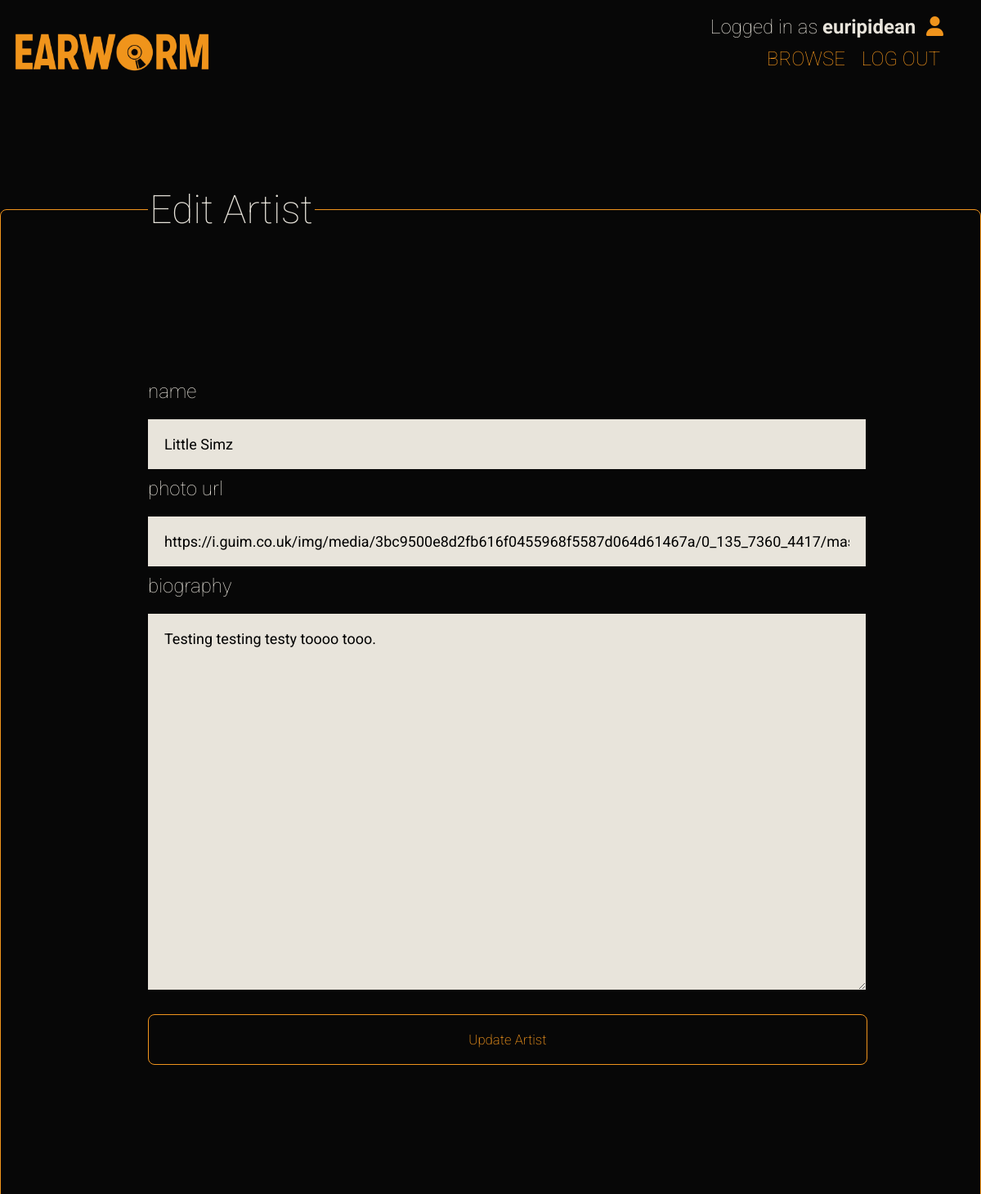
The app's page /edit/2 (signed in, upper part), older data.
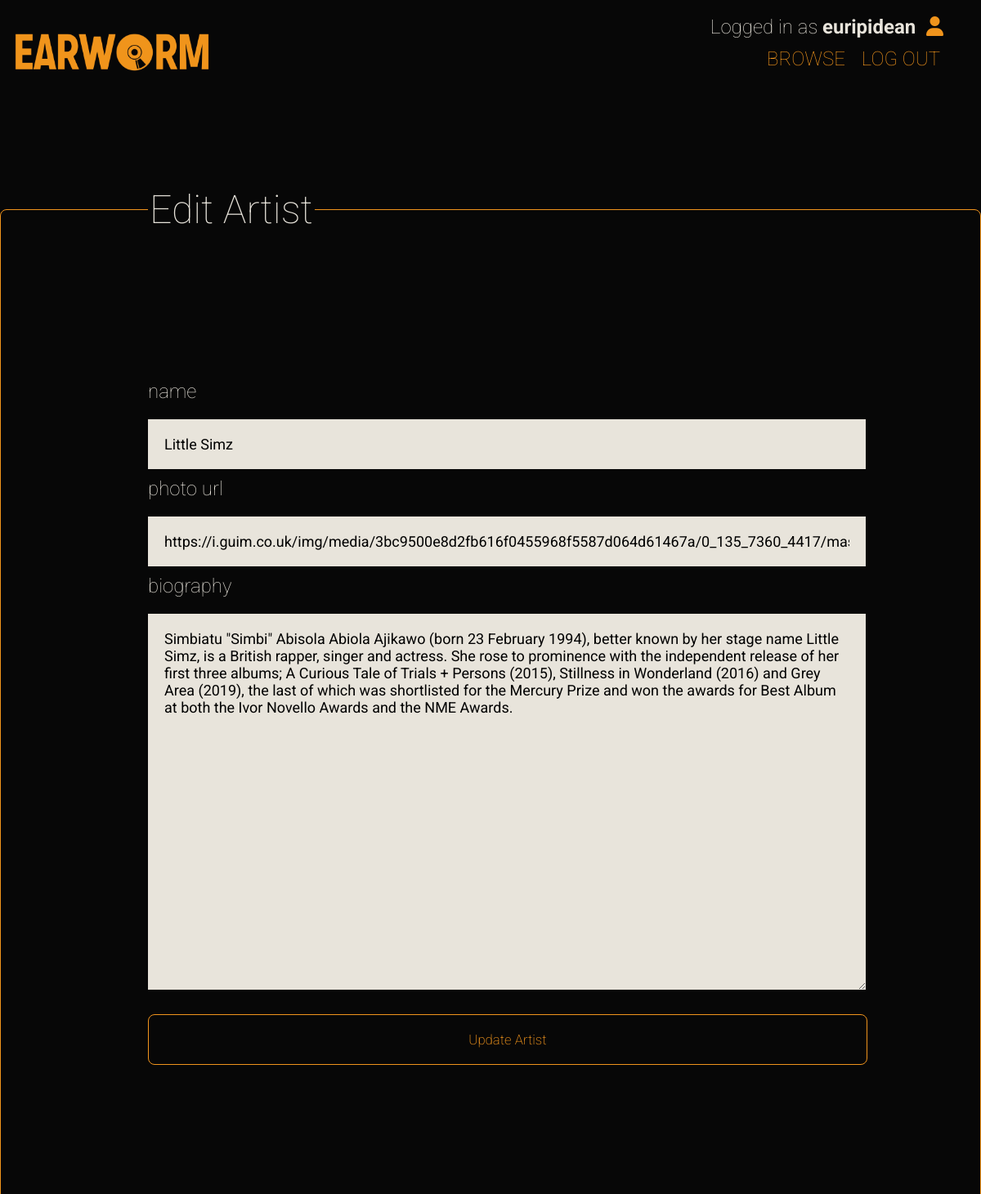
The same page, newer data.
### earworm/models.py (models this page shows, shortened)
class User(UserMixin, db.Model):
    __tablename__ = 'users'
    id = db.Column(db.Integer, primary_key=True)
    username = db.Column(db.String(150), nullable=False)
    password = db.Column(db.String(255), nullable=False)
    avatar_url = db.Column(db.String(255), nullable=True)
    public = db.Column(db.Boolean, nullable=False, default=True)
    liked_artists = db.relationship('Artist', secondary="artist_listeners", backref='user', lazy=True)

class Artist(db.Model):
    __tablename__ = 'artists'
    id = db.Column(db.Integer, primary_key=True)
    name = db.Column(db.String(255), nullable=False)
    bio = db.Column(db.String(9000), nullable=True)
    photo_url = db.Column(URLType, nullable=True)
    listeners = db.relationship('User', secondary="artist_listeners" , backref='artist', lazy=True)

### earworm/main/routes.py (the view, shortened to what this page needs)
@main.route('/edit/<artist_id>', methods=['GET','POST'])
@login_required
def edit_artist(artist_id):
    artist = Artist.query.get(artist_id)
    form = ArtistUpdateForm(obj=artist)
    artist = Artist.query.get(artist_id)
    return render_template('Artists/artist_edit.html', artist=artist, form=form)

### earworm/main/forms.py
class ArtistUpdateForm(ArtistMixin):
    submit = SubmitField('Update Artist')

### earworm/extensions.py (called while the page is built)
@login_manager.user_loader
def load_user(user_id):
    return User.query.get(user_id)

### earworm/templates/Artists/artist_edit.html (shortened to what this page needs)
{% extends "base.html" %}
{% block content %}
    <form action="{{url_for('main.edit_artist', artist_id=artist.id)}}" method="POST">
        <fieldset>
            <legend>Edit Artist</legend>
            {% include "Artists/artist_form.html" %}
        </fieldset>
    </form>
{% endblock %}

### earworm/templates/base.html (shortened to what this page needs)
<!DOCTYPE html>
<html>
    <head>
        <link rel="stylesheet" href="/static/styles.css">
    </head>
    <body>
        <div id="log-in-status">
            {% if current_user.is_authenticated %}
            <p>Logged in as <strong>{{ current_user.username }}</strong> <a href="/profile"><i class="fa-solid fa-user">&nbsp;</i></a></p>
            {% endif %}
        </div>
        <nav>
            <div class="nav-logo">
                <a href="{{url_for ('main.all_earworms')}}">
                <img src="/static/Images/earworm.png" width="250px" alt="Earworm Logo" >
                </a>
            </div>
            <ul>
                {% if current_user.is_authenticated %}
                <li><a href="/all_earworms">Browse</a></li>
                <li><a href="/logout">Log Out</a></li>
                {% else %}
                <li><a href="/all_earworms">Browse</a></li>
                <li><a href="/signup">Sign Up</a></li>
                <li><a href="/login">Log In</a></li>
                {% endif %}
            </ul>
        </nav>
        <main>
        {% block content %}{% endblock %}
    </main>
    </body>
</html>

### earworm/templates/Artists/artist_form.html (shortened to what this page needs)
{{ form.name.label }}
{{ form.name }}
{{ form.photo_url.label }}
{{ form.photo_url }}
{{ form.bio.label }}
{{ form.bio(cols="35", rows="20") }}
{{ form.submit }}

### earworm/static/styles.css (style rules this page uses)
body, html { height: 100%; margin: 0 auto; background-color: #070707; color: #e8e4db; font-family: 'Roboto', sans-serif; font-size: 48px; }
input, textarea { font-family: 'Roboto', sans-serif; }
nav, nav ul { display: flex; flex-direction: row; justify-content: space-between; list-style: none; background-color: #070707; margin-right: 20px; }
nav li { padding: 10px; font-size: 24px; }
nav a { text-decoration: none; border: none; font-weight: 100; color: #f0941c; text-transform: uppercase; }
.nav-logo { padding-left: 1%; margin-top: 3%; }
main { max-width: 1200px; margin: 0 auto; padding-bottom: 80px; }
a { color: #f0941c; text-decoration: none; border-bottom-width: 1px; border-bottom-style: solid; padding-bottom: 3px; }
p { font-size: 0.5em; font-weight: lighter; }
#log-in-status { position: absolute; top: -5px; right: 10px; margin-bottom: 20px; color: #e8e4db; }
#log-in-status p { margin-right: 30px; }
#log-in-status a { border:none; margin-left: 7px; }
.primary, input[type=submit] { border: none; border-radius: 8px; font-size: 0.7em; font-weight: 200; padding: 20px; cursor: pointer; background-color: transparent; color: #f0941c; border: 1px solid #f0941c; }
input[type=submit] { margin: 20px auto; width: 105%; }
fieldset { border: 1px solid #f0941c; border-radius: 8px; display: flex; flex-direction: column; align-content: center; margin: 7% auto; font-size: 0.5em; font-weight: lighter; padding: 15%; }
label { width: 100%; text-transform: lowercase; }
input[type=text], input[type=url], input[type=password], input[type=date], select, textarea { background-color: #e8e4db; width: 100%; padding: 20px; font-size: 0.75em; border: none; margin-bottom: 10px; margin-top: 20px; }
legend { font-size: 2em; }

Row changes from the older to the newer data that the page shows:
changed Artist "Little Simz": bio "Testing testing testy toooo tooo." → "Simbiatu \"Simbi\" Abisola Abiola Ajikawo (born 23 February 1994), better known by her stage name Little Simz, is a British rapper, singer and actress. She rose to prominence with the independent release of her first three albums; A Curious Tale of Trials + Persons (2015), Stillness in Wonderland (2016) and Grey Area (2019), the last of which was shortlisted for the Mercury Prize and won the awards for Best Album at both the Ivor Novello Awards and the NME Awards."
